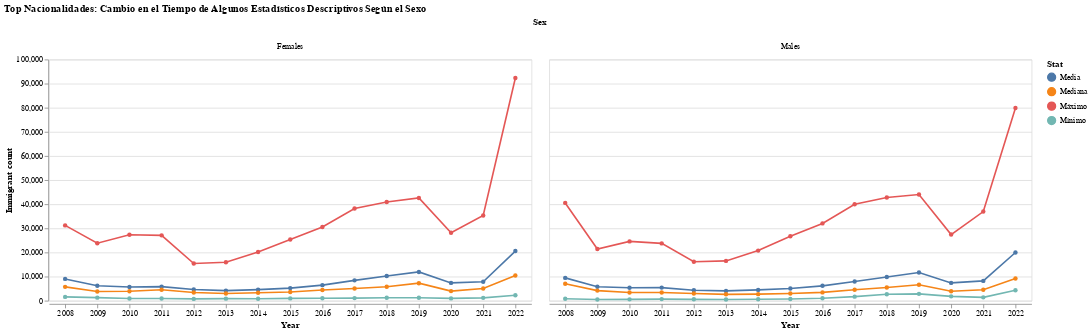

The code cell stored with this chart in its notebook:
### Markdown cell above
A través del gráfico, se aprecia que hay una gran distancia entre los valores máximos de cada año en relación al mínimo, media y mediana, reflejándose también de esta forma el sesgo de los datos hacia izquierda. Adicionalmente, notamos que el máximo valor de inmigración también varía más a tarvés de los años que el resto de las medidas. 

Además, si nos fijamos en la evolución de la mediana en nuestras 27 top nacionalidades en relación a la media y máximo, se puede inferir que hay hay un pequeño grupo de nacionalidades que congregan gran cantidad de inmigrantes, y esto lo apreciamos previamente al observar lso gráficos de cajas y como españoles, colombianos, marroquíes y rumanos engloban, en conjunto, un poco más del 30% del total de inmigrantes durante el período 2008-2022. Así, tenemos que, principalmente, el top 5 de nacionalidades de cada año son los responsables de la dispersión de los datos (observar valores de desviación estándar por año, los cuales son cercanos o, en algunos casos, superiores al valor de la media).

Si hacemos el mismo análisis en base al sexo, tendríamos:

### Code cell
# Estadísticos descriptivos por año según el sexo
stats_sex = df[(df["Sex"] != "Both") & (df["Age group"] == "All")].groupby(["Year", "Sex"])["Immigrant count"].agg([min, max, 'mean', 'median']).reset_index()

# Renombrar columnas
stats_sex.rename(columns={'min': 'Mínimo', 'max': 'Máximo', 'mean': 'Media', 'median': 'Mediana'}, inplace = True)

# Convertir columna "Year" y "Sex" en índice
stats_sex.set_index(["Year", "Sex"], inplace = True)

# Apilar estadísticos en variable "Stat" y renombrar columnas nuevamente
stats_sex = stats_sex.stack().to_frame().reset_index()
stats_sex.rename(columns={'level_2': 'Stat', 0: 'Valor'}, inplace = True)

# Pasar columna "Valor" a entero
stats_sex.Valor = stats_sex.Valor.astype(int)

# Graficar cambio de estadísticos en el tiempo
alt.Chart(stats_sex, height = 300, width = 600)\
            .mark_line(point = True)\
            .encode(x = alt.X('Year:N', axis=alt.Axis(labelAngle=-360)),
                    y = alt.Y("Valor", title = 'Immigrant count'),
                    color = "Stat",
                    column = "Sex",
                    tooltip =["Year", "Stat", "Valor"])\
            .properties(title="Top Nacionalidades: Cambio en el Tiempo de Algunos Estadísticos Descriptivos Según el Sexo")

### Figure 1 — Vega-Lite specification as saved in the notebook (floating-point values rounded to 4 significant figures)
{"config": {"view": {"continuousWidth": 300, "continuousHeight": 300}}, "data": {"name": "data-3574686dc24bcef4c68c467946ac3d8e"}, "mark": {"type": "line", "point": true}, "encoding": {"color": {"field": "Stat", "type": "nominal"}, "column": {"field": "Sex", "type": "nominal"}, "tooltip": [{"field": "Year", "type": "quantitative"}, {"field": "Stat", "type": "nominal"}, {"field": "Valor", "type": "quantitative"}], "x": {"axis": {"labelAngle": -360}, "field": "Year", "type": "nominal"}, "y": {"field": "Valor", "title": "Immigrant count", "type": "quantitative"}}, "height": 300, "title": "Top Nacionalidades: Cambio en el Tiempo de Algunos Estadísticos Descriptivos Según el Sexo", "width": 600, "$schema": "https://vega.github.io/schema/vega-lite/v5.8.0.json", "datasets": {"data-3574686dc24bcef4c68c467946ac3d8e": [{"Year": 2008, "Sex": "Females", "Stat": "Mínimo", "Valor": 1573}, {"Year": 2008, "Sex": "Females", "Stat": "Máximo", "Valor": 31222}, {"Year": 2008, "Sex": "Females", "Stat": "Media", "Valor": 9031}, {"Year": 2008, "Sex": "Females", "Stat": "Mediana", "Valor": 5733}, {"Year": 2008, "Sex": "Males", "Stat": "Mínimo", "Valor": 779}, {"Year": 2008, "Sex": "Males", "Stat": "Máximo", "Valor": 40539}, {"Year": 2008, "Sex": "Males", "Stat": "Media", "Valor": 9456}, {"Year": 2008, "Sex": "Males", "Stat": "Mediana", "Valor": 7056}, {"Year": 2009, "Sex": "Females", "Stat": "Mínimo", "Valor": 1271}, {"Year": 2009, "Sex": "Females", "Stat": "Máximo", "Valor": 23822}, {"Year": 2009, "Sex": "Females", "Stat": "Media", "Valor": 6195}, {"Year": 2009, "Sex": "Females", "Stat": "Mediana", "Valor": 3820}, {"Year": 2009, "Sex": "Males", "Stat": "Mínimo", "Valor": 480}, {"Year": 2009, "Sex": "Males", "Stat": "Máximo", "Valor": 21422}, {"Year": 2009, "Sex": "Males", "Stat": "Media", "Valor": 5762}, {"Year": 2009, "Sex": "Males", "Stat": "Mediana", "Valor": 4185}, {"Year": 2010, "Sex": "Females", "Stat": "Mínimo", "Valor": 890}, {"Year": 2010, "Sex": "Females", "Stat": "Máximo", "Valor": 27338}, {"Year": 2010, "Sex": "Females", "Stat": "Media", "Valor": 5692}, {"Year": 2010, "Sex": "Females", "Stat": "Mediana", "Valor": 3931}, {"Year": 2010, "Sex": "Males", "Stat": "Mínimo", "Valor": 565}, {"Year": 2010, "Sex": "Males", "Stat": "Máximo", "Valor": 24577}, {"Year": 2010, "Sex": "Males", "Stat": "Media", "Valor": 5342}, {"Year": 2010, "Sex": "Males", "Stat": "Mediana", "Valor": 3377}, {"Year": 2011, "Sex": "Females", "Stat": "Mínimo", "Valor": 916}, {"Year": 2011, "Sex": "Females", "Stat": "Máximo", "Valor": 27082}, {"Year": 2011, "Sex": "Females", "Stat": "Media", "Valor": 5845}, {"Year": 2011, "Sex": "Females", "Stat": "Mediana", "Valor": 4513}, {"Year": 2011, "Sex": "Males", "Stat": "Mínimo", "Valor": 668}, {"Year": 2011, "Sex": "Males", "Stat": "Máximo", "Valor": 23749}, {"Year": 2011, "Sex": "Males", "Stat": "Media", "Valor": 5426}, {"Year": 2011, "Sex": "Males", "Stat": "Mediana", "Valor": 3386}, {"Year": 2012, "Sex": "Females", "Stat": "Mínimo", "Valor": 749}, {"Year": 2012, "Sex": "Females", "Stat": "Máximo", "Valor": 15399}, {"Year": 2012, "Sex": "Females", "Stat": "Media", "Valor": 4612}, {"Year": 2012, "Sex": "Females", "Stat": "Mediana", "Valor": 3380}, {"Year": 2012, "Sex": "Males", "Stat": "Mínimo", "Valor": 570}, {"Year": 2012, "Sex": "Males", "Stat": "Máximo", "Valor": 16166}, {"Year": 2012, "Sex": "Males", "Stat": "Media", "Valor": 4352}, {"Year": 2012, "Sex": "Males", "Stat": "Mediana", "Valor": 2971}, {"Year": 2013, "Sex": "Females", "Stat": "Mínimo", "Valor": 840}, {"Year": 2013, "Sex": "Females", "Stat": "Máximo", "Valor": 15930}, {"Year": 2013, "Sex": "Females", "Stat": "Media", "Valor": 4192}, {"Year": 2013, "Sex": "Females", "Stat": "Mediana", "Valor": 3010}, {"Year": 2013, "Sex": "Males", "Stat": "Mínimo", "Valor": 478}, {"Year": 2013, "Sex": "Males", "Stat": "Máximo", "Valor": 16492}, {"Year": 2013, "Sex": "Males", "Stat": "Media", "Valor": 4051}, {"Year": 2013, "Sex": "Males", "Stat": "Mediana", "Valor": 2642}, {"Year": 2014, "Sex": "Females", "Stat": "Mínimo", "Valor": 793}, {"Year": 2014, "Sex": "Females", "Stat": "Máximo", "Valor": 20197}, {"Year": 2014, "Sex": "Females", "Stat": "Media", "Valor": 4603}, {"Year": 2014, "Sex": "Females", "Stat": "Mediana", "Valor": 3276}, {"Year": 2014, "Sex": "Males", "Stat": "Mínimo", "Valor": 584}, {"Year": 2014, "Sex": "Males", "Stat": "Máximo", "Valor": 20771}, {"Year": 2014, "Sex": "Males", "Stat": "Media", "Valor": 4484}, {"Year": 2014, "Sex": "Males", "Stat": "Mediana", "Valor": 2711}, {"Year": 2015, "Sex": "Females", "Stat": "Mínimo", "Valor": 952}, {"Year": 2015, "Sex": "Females", "Stat": "Máximo", "Valor": 25377}, {"Year": 2015, "Sex": "Females", "Stat": "Media", "Valor": 5212}, {"Year": 2015, "Sex": "Females", "Stat": "Mediana", "Valor": 3628}, {"Year": 2015, "Sex": "Males", "Stat": "Mínimo", "Valor": 731}, {"Year": 2015, "Sex": "Males", "Stat": "Máximo", "Valor": 26732}, {"Year": 2015, "Sex": "Males", "Stat": "Media", "Valor": 5065}, {"Year": 2015, "Sex": "Males", "Stat": "Mediana", "Valor": 2993}, {"Year": 2016, "Sex": "Females", "Stat": "Mínimo", "Valor": 1016}, {"Year": 2016, "Sex": "Females", "Stat": "Máximo", "Valor": 30532}, {"Year": 2016, "Sex": "Females", "Stat": "Media", "Valor": 6452}, {"Year": 2016, "Sex": "Females", "Stat": "Mediana", "Valor": 4405}, {"Year": 2016, "Sex": "Males", "Stat": "Mínimo", "Valor": 1029}, {"Year": 2016, "Sex": "Males", "Stat": "Máximo", "Valor": 32040}, {"Year": 2016, "Sex": "Males", "Stat": "Media", "Valor": 6165}, {"Year": 2016, "Sex": "Males", "Stat": "Mediana", "Valor": 3441}, {"Year": 2017, "Sex": "Females", "Stat": "Mínimo", "Valor": 1082}, {"Year": 2017, "Sex": "Females", "Stat": "Máximo", "Valor": 38200}, {"Year": 2017, "Sex": "Females", "Stat": "Media", "Valor": 8439}, {"Year": 2017, "Sex": "Females", "Stat": "Mediana", "Valor": 5027}, {"Year": 2017, "Sex": "Males", "Stat": "Mínimo", "Valor": 1676}, {"Year": 2017, "Sex": "Males", "Stat": "Máximo", "Valor": 39982}, {"Year": 2017, "Sex": "Males", "Stat": "Media", "Valor": 7944}, {"Year": 2017, "Sex": "Males", "Stat": "Mediana", "Valor": 4548}, {"Year": 2018, "Sex": "Females", "Stat": "Mínimo", "Valor": 1234}, {"Year": 2018, "Sex": "Females", "Stat": "Máximo", "Valor": 40888}, {"Year": 2018, "Sex": "Females", "Stat": "Media", "Valor": 10238}, {"Year": 2018, "Sex": "Females", "Stat": "Mediana", "Valor": 5800}, {"Year": 2018, "Sex": "Males", "Stat": "Mínimo", "Valor": 2702}, {"Year": 2018, "Sex": "Males", "Stat": "Máximo", "Valor": 42798}, {"Year": 2018, "Sex": "Males", "Stat": "Media", "Valor": 9844}, {"Year": 2018, "Sex": "Males", "Stat": "Mediana", "Valor": 5443}, {"Year": 2019, "Sex": "Females", "Stat": "Mínimo", "Valor": 1241}, {"Year": 2019, "Sex": "Females", "Stat": "Máximo", "Valor": 42597}, {"Year": 2019, "Sex": "Females", "Stat": "Media", "Valor": 11925}, {"Year": 2019, "Sex": "Females", "Stat": "Mediana", "Valor": 7262}, {"Year": 2019, "Sex": "Males", "Stat": "Mínimo", "Valor": 2839}, {"Year": 2019, "Sex": "Males", "Stat": "Máximo", "Valor": 44040}, {"Year": 2019, "Sex": "Males", "Stat": "Media", "Valor": 11695}, {"Year": 2019, "Sex": "Males", "Stat": "Mediana", "Valor": 6605}, {"Year": 2020, "Sex": "Females", "Stat": "Mínimo", "Valor": 957}, {"Year": 2020, "Sex": "Females", "Stat": "Máximo", "Valor": 28144}, {"Year": 2020, "Sex": "Females", "Stat": "Media", "Valor": 7372}, {"Year": 2020, "Sex": "Females", "Stat": "Mediana", "Valor": 3979}, {"Year": 2020, "Sex": "Males", "Stat": "Mínimo", "Valor": 1793}, {"Year": 2020, "Sex": "Males", "Stat": "Máximo", "Valor": 27430}, {"Year": 2020, "Sex": "Males", "Stat": "Media", "Valor": 7369}, {"Year": 2020, "Sex": "Males", "Stat": "Mediana", "Valor": 3944}, {"Year": 2021, "Sex": "Females", "Stat": "Mínimo", "Valor": 1188}, {"Year": 2021, "Sex": "Females", "Stat": "Máximo", "Valor": 35332}, {"Year": 2021, "Sex": "Females", "Stat": "Media", "Valor": 7831}, {"Year": 2021, "Sex": "Females", "Stat": "Mediana", "Valor": 5032}, {"Year": 2021, "Sex": "Males", "Stat": "Mínimo", "Valor": 1388}, {"Year": 2021, "Sex": "Males", "Stat": "Máximo", "Valor": 36951}, {"Year": 2021, "Sex": "Males", "Stat": "Media", "Valor": 8203}, {"Year": 2021, "Sex": "Males", "Stat": "Mediana", "Valor": 4511}, {"Year": 2022, "Sex": "Females", "Stat": "Mínimo", "Valor": 2259}, {"Year": 2022, "Sex": "Females", "Stat": "Máximo", "Valor": 92319}, {"Year": 2022, "Sex": "Females", "Stat": "Media", "Valor": 20574}, {"Year": 2022, "Sex": "Females", "Stat": "Mediana", "Valor": 10430}, {"Year": 2022, "Sex": "Males", "Stat": "Mínimo", "Valor": 4330}, {"Year": 2022, "Sex": "Males", "Stat": "Máximo", "Valor": 79922}, {"Year": 2022, "Sex": "Males", "Stat": "Media", "Valor": 19980}, {"Year": 2022, "Sex": "Males", "Stat": "Mediana", "Valor": 9218}]}}
